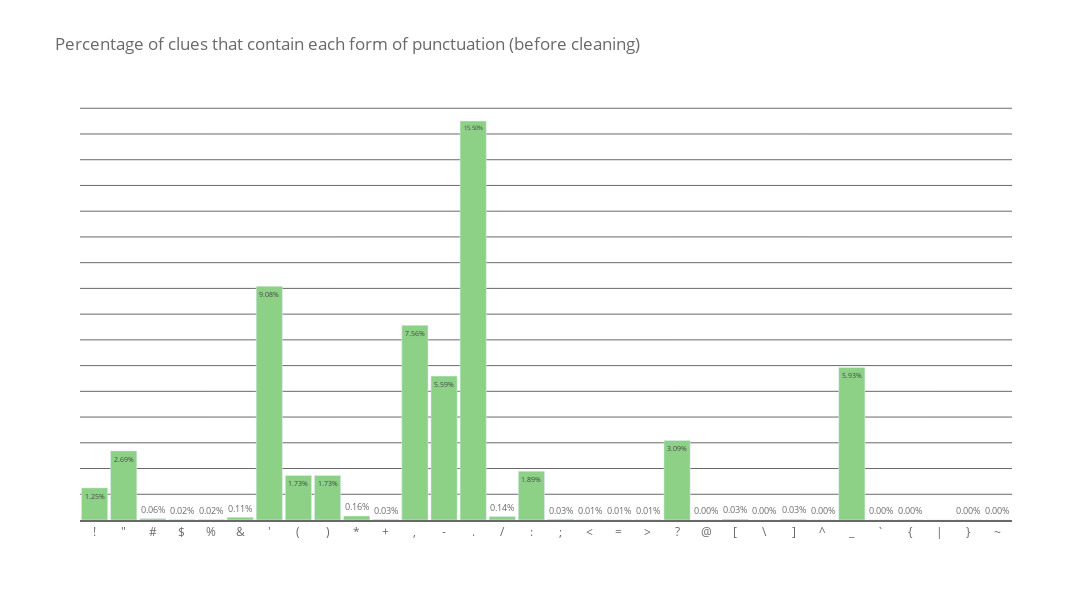

Write notebook code for a chart like this one.
### Code cell
labels = list(punc_freq.keys())
values = list(punc_freq.values())

fig = go.Figure()
trace = go.Bar( x=labels, 
                y=values,
                text=values,
                textposition='auto',
                texttemplate='%{text:1.2%}', 
                marker_color=GREEN,
                textfont_size=10,
                textangle=0
                )

fig.add_trace(trace)

fig.update_layout(width=1600, 
                  height=600,
                  bargap=0.1,
                  plot_bgcolor='white', 
                  title = 'Percentage of clues that contain each form of punctuation (before cleaning)', 
                  font_color = GREY,
                  # margin=dict(l=10, r=10, t=10, b=10)
                  )

fig.update_yaxes(showticklabels=False,showline=False, linewidth=2, linecolor=GREY, gridcolor=GREY,dtick = 0.01)
fig.update_xaxes(showline=True, linewidth=2, linecolor=GREY, showgrid=False)
fig.show()

### Figure 1 — Plotly figure (JSON) as saved in the notebook; plotly's stock layout.template omitted (floating-point values rounded to 4 significant figures)
{"data": [{"marker": {"color": "#8CD186"}, "text": ["0.012473545444552646", "0.026861262789916383", "0.0005771621519106884", "0.00018578180855494266", "0.00019228417185436565", "0.0010671616719743497", "0.09083368038407293", "0.017338861374259003", "0.017339945101475573", "0.00155205219230275", "0.0002515795324181515", "0.07564756571644432", "0.05592001473869015", "0.15504885287474127", "0.0013740112924375966", "0.018943551745652317", "0.00030034725716382394", "0.00010419263096456367", "6.579772386320886e-05", "0.00010078663114105639", "0.030877710672700447", "2.6938362240466683e-05", "0.00031938989254070557", "2.7867271283241397e-06", "0.00031938989254070557", "4.4123179531798876e-05", "0.059255881929467936", "3.127327110674868e-05", "4.226536144624945e-05", "1.3933635641620698e-06", "4.272981596763681e-05", "3.870454344894639e-06"], "textangle": 0, "textfont": {"size": 10}, "textposition": "auto", "texttemplate": "%{text:1.2%}", "type": "bar", "x": ["!", "\"", "#", "$", "%", "&", "'", "(", ")", "*", "+", ",", "-", ".", "/", ":", ";", "<", "=", ">", "?", "@", "[", "\\", "]", "^", "_", "`", "{", "|", "}", "~"], "y": [0.01247, 0.02686, 0.0005772, 0.0001858, 0.0001923, 0.001067, 0.09083, 0.01734, 0.01734, 0.001552, 0.0002516, 0.07565, 0.05592, 0.155, 0.001374, 0.01894, 0.0003003, 0.0001042, 6.58e-05, 0.0001008, 0.03088, 2.694e-05, 0.0003194, 2.787e-06, 0.0003194, 4.412e-05, 0.05926, 3.127e-05, 4.227e-05, 1.393e-06, 4.273e-05, 3.87e-06]}], "layout": {"bargap": 0.1, "font": {"color": "#696969"}, "height": 600, "plot_bgcolor": "white", "title": {"text": "Percentage of clues that contain each form of punctuation (before cleaning)"}, "width": 1600, "xaxis": {"linecolor": "#696969", "linewidth": 2, "showgrid": false, "showline": true}, "yaxis": {"dtick": 0.01, "gridcolor": "#696969", "linecolor": "#696969", "linewidth": 2, "showline": false, "showticklabels": false}}}
